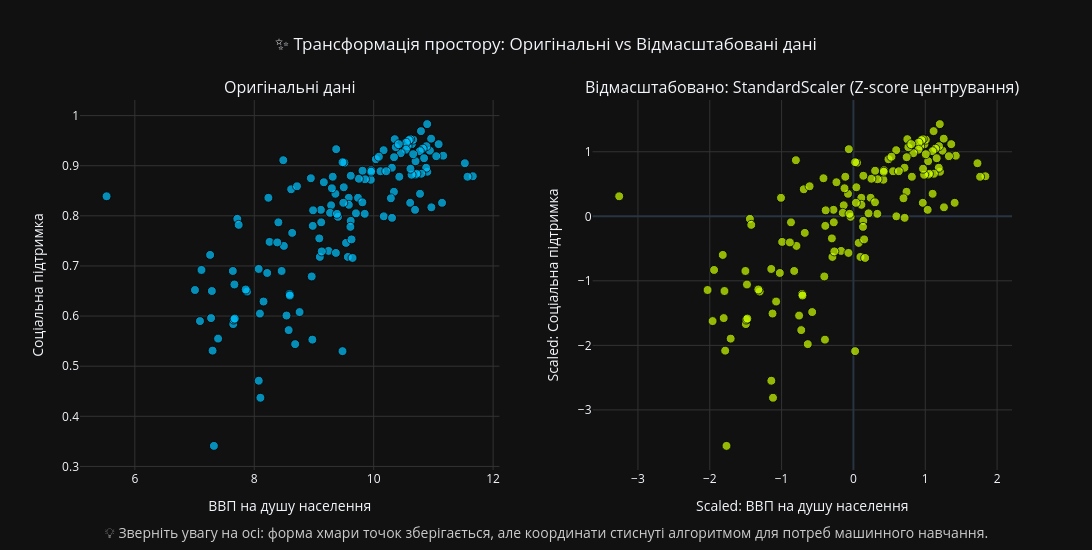

The notebook cell saved with this chart:
### Markdown cell above
**9. Застосувати стандартизацію даних:**

### Code cell
print(f"⚖️ Масштабування ознак через функцію data_scale() (Метод: {SCALER_TYPE.upper()})...")

def data_scale(data, scaler_type='minmax'):
    if scaler_type == 'minmax':
        scaler = MinMaxScaler()
    elif scaler_type == 'std':
        scaler = StandardScaler()
    elif scaler_type == 'norm':
        scaler = Normalizer()
    else:
        raise ValueError("Невідомий тип скейлера!")

    scaler.fit(data)
    res = scaler.transform(data)

    return res, scaler

X_features = df[FEATURES_FULL].copy()
data_scaled, fitted_scaler = data_scale(X_features, scaler_type=SCALER_TYPE)
df_scaled = pd.DataFrame(data_scaled, columns=FEATURES_FULL, index=df.index)

print("✅ Масштабування завершено успішно! (Скейлер збережено в оперативній пам'яті)\n")

f1, f2 = FEATURES_FULL[0], FEATURES_FULL[1]

f1_ua = FEATURE_TRANSLATIONS.get(f1, str(f1))
f2_ua = FEATURE_TRANSLATIONS.get(f2, str(f2))

SCALER_NAMES = {
    'minmax': 'MinMaxScaler (від 0 до 1)',
    'std': 'StandardScaler (Z-score центрування)',
    'norm': 'Normalizer (Векторна нормалізація)'
}
scaler_display_name = SCALER_NAMES.get(SCALER_TYPE, SCALER_TYPE.upper())

fig_scale = make_subplots(
    rows=1, cols=2, 
    subplot_titles=(f"Оригінальні дані", f"Відмасштабовано: {scaler_display_name}"),
    horizontal_spacing=0.1
)

fig_scale.add_trace(go.Scatter(
    x=df[f1], y=df[f2], mode='markers',
    marker=dict(color='#00c3ff', size=9, opacity=0.7, line=dict(width=1, color='black')),
    text=df[COUNTRY_COL], 
    hovertemplate="<b>%{text}</b><br>" + 
                  f"{f1_ua}: <b>%{{x:.3f}}</b><br>" + 
                  f"{f2_ua}: <b>%{{y:.3f}}</b><extra></extra>"
), row=1, col=1)

fig_scale.add_trace(go.Scatter(
    x=df_scaled[f1], y=df_scaled[f2], mode='markers',
    marker=dict(color='#ccff00', size=9, opacity=0.7, line=dict(width=1, color='black')),
    text=df[COUNTRY_COL], 
    hovertemplate="<b>%{text}</b><br>" + 
                  f"Масштаб. {f1_ua}: <b>%{{x:.3f}}</b><br>" + 
                  f"Масштаб. {f2_ua}: <b>%{{y:.3f}}</b><extra></extra>"
), row=1, col=2)

fig_scale.update_xaxes(title_text=f1_ua, showgrid=True, gridcolor='#333', row=1, col=1)
fig_scale.update_yaxes(title_text=f2_ua, showgrid=True, gridcolor='#333', row=1, col=1)

fig_scale.update_xaxes(title_text=f"Scaled: {f1_ua}", showgrid=True, gridcolor='#333', row=1, col=2)
fig_scale.update_yaxes(title_text=f"Scaled: {f2_ua}", showgrid=True, gridcolor='#333', row=1, col=2)

fig_scale.update_layout(
    title_text="✨ Трансформація простору: Оригінальні vs Відмасштабовані дані",
    title_x=0.5, width=1500, height=550, template=PLOT_TEMPLATE, showlegend=False,
    margin=dict(b=80)
)

fig_scale.add_annotation(
    x=0.5, y=-0.20, xref="paper", yref="paper",
    text="💡 Зверніть увагу на осі: форма хмари точок зберігається, але координати стиснуті алгоритмом для потреб машинного навчання.",
    showarrow=False, font=dict(size=14, color="#cccccc"), align="center"
)

print("Красивий Вивід - Візуалізація ефекту масштабування:")
fig_scale.show()

print("\nТехнічний Вивід - Перші 5 рядків відмасштабованих ознак:")
display(df_scaled.head().style.background_gradient(cmap='Purples').set_properties(**TABLE_PROPS).format("{:.4f}"))

### Figure 1 — Plotly figure (JSON) as saved in the notebook; plotly's stock layout.template omitted (floating-point values rounded to 4 significant figures; data arrays with more than 128 entries replaced by an {"elided": "..."} marker saying what was removed)
{"data": [{"hovertemplate": "<b>%{text}</b><br>ВВП на душу населення: <b>%{x:.3f}</b><br>Соціальна підтримка: <b>%{y:.3f}</b><extra></extra>", "marker": {"color": "#00c3ff", "line": {"color": "black", "width": 1}, "opacity": 0.7, "size": 9}, "mode": "markers", "text": {"elided": "137 str values"}, "type": "scatter", "x": {"elided": "137 float values"}, "xaxis": "x", "y": {"elided": "137 float values"}, "yaxis": "y"}, {"hovertemplate": "<b>%{text}</b><br>Масштаб. ВВП на душу населення: <b>%{x:.3f}</b><br>Масштаб. Соціальна підтримка: <b>%{y:.3f}</b><extra></extra>", "marker": {"color": "#ccff00", "line": {"color": "black", "width": 1}, "opacity": 0.7, "size": 9}, "mode": "markers", "text": {"elided": "137 str values"}, "type": "scatter", "x": {"elided": "137 float values"}, "xaxis": "x2", "y": {"elided": "137 float values"}, "yaxis": "y2"}], "layout": {"annotations": [{"font": {"size": 16}, "showarrow": false, "text": "Оригінальні дані", "x": 0.225, "xanchor": "center", "xref": "paper", "y": 1, "yanchor": "bottom", "yref": "paper"}, {"font": {"size": 16}, "showarrow": false, "text": "Відмасштабовано: StandardScaler (Z-score центрування)", "x": 0.775, "xanchor": "center", "xref": "paper", "y": 1, "yanchor": "bottom", "yref": "paper"}, {"align": "center", "font": {"color": "#cccccc", "size": 14}, "showarrow": false, "text": "💡 Зверніть увагу на осі: форма хмари точок зберігається, але координати стиснуті алгоритмом для потреб машинного навчання.", "x": 0.5, "xref": "paper", "y": -0.2, "yref": "paper"}], "height": 550, "margin": {"b": 80}, "showlegend": false, "title": {"text": "✨ Трансформація простору: Оригінальні vs Відмасштабовані дані", "x": 0.5}, "width": 1500, "xaxis": {"anchor": "y", "domain": [0, 0.45], "gridcolor": "#333", "showgrid": true, "title": {"text": "ВВП на душу населення"}}, "xaxis2": {"anchor": "y2", "domain": [0.55, 1], "gridcolor": "#333", "showgrid": true, "title": {"text": "Scaled: ВВП на душу населення"}}, "yaxis": {"anchor": "x", "domain": [0, 1], "gridcolor": "#333", "showgrid": true, "title": {"text": "Соціальна підтримка"}}, "yaxis2": {"anchor": "x2", "domain": [0, 1], "gridcolor": "#333", "showgrid": true, "title": {"text": "Scaled: Соціальна підтримка"}}}}
